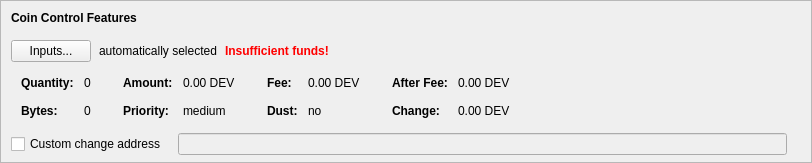
    <widget class="QFrame" name="frameCoinControl">
     <property name="sizePolicy">
      <sizepolicy hsizetype="Expanding" vsizetype="Expanding">
       <horstretch>0</horstretch>
       <verstretch>0</verstretch>
      </sizepolicy>
     </property>
     <property name="maximumSize">
      <size>
       <width>16777215</width>
       <height>16777215</height>
      </size>
     </property>
     <property name="frameShape">
      <enum>QFrame::StyledPanel</enum>
     </property>
     <property name="frameShadow">
      <enum>QFrame::Sunken</enum>
     </property>
     <layout class="QVBoxLayout" name="verticalLayoutCoinControl2">
      <property name="spacing">
       <number>0</number>
      </property>
      <property name="leftMargin">
       <number>0</number>
      </property>
      <property name="topMargin">
       <number>0</number>
      </property>
      <property name="rightMargin">
       <number>0</number>
      </property>
      <property name="bottomMargin">
       <number>6</number>
      </property>
      <item>
       <layout class="QVBoxLayout" name="verticalLayoutCoinControl" stretch="0,0,0,0,1">
        <property name="spacing">
         <number>0</number>
        </property>
        <property name="leftMargin">
         <number>10</number>
        </property>
        <property name="topMargin">
         <number>10</number>
        </property>
        <item>
         <layout class="QHBoxLayout" name="horizontalLayoutCoinControl1">
          <property name="bottomMargin">
           <number>15</number>
          </property>
          <item>
           <widget class="QLabel" name="labelCoinControlFeatures">
            <property name="sizePolicy">
             <sizepolicy hsizetype="Preferred" vsizetype="Maximum">
              <horstretch>0</horstretch>
              <verstretch>0</verstretch>
             </sizepolicy>
            </property>
            <property name="font">
             <font>
              <weight>75</weight>
              <bold>true</bold>
             </font>
            </property>
            <property name="styleSheet">
             <string notr="true">font-weight:bold;</string>
            </property>
            <property name="text">
             <string>Coin Control Features</string>
            </property>
           </widget>
          </item>
         </layout>
        </item>
        <item>
         <layout class="QHBoxLayout" name="horizontalLayoutCoinControl2" stretch="0,0,0,0">
          <property name="spacing">
           <number>8</number>
          </property>
          <property name="bottomMargin">
           <number>10</number>
          </property>
          <item>
           <widget class="QPushButton" name="pushButtonCoinControl">
            <property name="styleSheet">
             <string notr="true"/>
            </property>
            <property name="text">
             <string>Inputs...</string>
            </property>
            <property name="autoDefault">
             <bool>false</bool>
            </property>
           </widget>
          </item>
          <item>
           <widget class="QLabel" name="labelCoinControlAutomaticallySelected">
            <property name="text">
             <string>automatically selected</string>
            </property>
            <property name="margin">
             <number>5</number>
            </property>
           </widget>
          </item>
          <item>
           <widget class="QLabel" name="labelCoinControlInsuffFunds">
            <property name="font">
             <font>
              <weight>75</weight>
              <bold>true</bold>
             </font>
            </property>
            <property name="styleSheet">
             <string notr="true">color:red;font-weight:bold;</string>
            </property>
            <property name="text">
             <string>Insufficient funds!</string>
            </property>
            <property name="margin">
             <number>5</number>
            </property>
           </widget>
          </item>
          <item>
           <spacer name="horizontalSpacerCoinControl">
            <property name="orientation">
             <enum>Qt::Horizontal</enum>
            </property>
            <property name="sizeHint" stdset="0">
             <size>
              <width>40</width>
              <height>1</height>
             </size>
            </property>
           </spacer>
          </item>
         </layout>
        </item>
        <item>
         <widget class="QWidget" name="widgetCoinControl" native="true">
          <property name="sizePolicy">
           <sizepolicy hsizetype="Preferred" vsizetype="Preferred">
            <horstretch>0</horstretch>
            <verstretch>0</verstretch>
           </sizepolicy>
          </property>
          <property name="minimumSize">
           <size>
            <width>0</width>
            <height>0</height>
           </size>
          </property>
          <property name="styleSheet">
           <string notr="true"/>
          </property>
          <layout class="QHBoxLayout" name="horizontalLayoutCoinControl5">
           <property name="leftMargin">
            <number>0</number>
           </property>
           <property name="topMargin">
            <number>0</number>
           </property>
           <property name="rightMargin">
            <number>0</number>
           </property>
           <property name="bottomMargin">
            <number>0</number>
           </property>
           <item>
            <layout class="QHBoxLayout" name="horizontalLayoutCoinControl3" stretch="0,0,0,1">
             <property name="spacing">
              <number>20</number>
             </property>
             <property name="topMargin">
              <number>0</number>
             </property>
             <property name="bottomMargin">
              <number>10</number>
             </property>
             <item>
              <layout class="QFormLayout" name="formLayoutCoinControl1">
               <property name="horizontalSpacing">
                <number>10</number>
               </property>
               <property name="verticalSpacing">
                <number>14</number>
               </property>
               <property name="leftMargin">
                <number>10</number>
               </property>
               <property name="topMargin">
                <number>4</number>
               </property>
               <property name="rightMargin">
                <number>6</number>
               </property>
               <item row="0" column="0">
                <widget class="QLabel" name="labelCoinControlQuantityText">
                 <property name="font">
                  <font>
                   <weight>75</weight>
                   <bold>true</bold>
                  </font>
                 </property>
                 <property name="text">
                  <string>Quantity:</string>
                 </property>
                 <property name="margin">
                  <number>0</number>
                 </property>
                </widget>
               </item>
               <item row="0" column="1">
                <widget class="QLabel" name="labelCoinControlQuantity">
                 <property name="cursor">
                  <cursorShape>IBeamCursor</cursorShape>
                 </property>
                 <property name="contextMenuPolicy">
                  <enum>Qt::ActionsContextMenu</enum>
                 </property>
                 <property name="text">
                  <string notr="true">0</string>
                 </property>
                 <property name="margin">
                  <number>0</number>
                 </property>
                 <property name="textInteractionFlags">
                  <set>Qt::LinksAccessibleByMouse|Qt::TextSelectableByKeyboard|Qt::TextSelectableByMouse</set>
                 </property>
                </widget>
               </item>
               <item row="1" column="0">
                <widget class="QLabel" name="labelCoinControlBytesText">
                 <property name="font">
                  <font>
                   <weight>75</weight>
                   <bold>true</bold>
                  </font>
                 </property>
                 <property name="text">
                  <string>Bytes:</string>
                 </property>
                </widget>
               </item>
               <item row="1" column="1">
                <widget class="QLabel" name="labelCoinControlBytes">
                 <property name="cursor">
                  <cursorShape>IBeamCursor</cursorShape>
                 </property>
                 <property name="contextMenuPolicy">
                  <enum>Qt::ActionsContextMenu</enum>
                 </property>
                 <property name="text">
                  <string notr="true">0</string>
                 </property>
                 <property name="textInteractionFlags">
                  <set>Qt::LinksAccessibleByMouse|Qt::TextSelectableByKeyboard|Qt::TextSelectableByMouse</set>
                 </property>
                </widget>
               </item>
              </layout>
             </item>
             <item>
              <layout class="QFormLayout" name="formLayoutCoinControl2">
               <property name="horizontalSpacing">
                <number>10</number>
               </property>
               <property name="verticalSpacing">
                <number>14</number>
               </property>
               <property name="leftMargin">
                <number>6</number>
               </property>
               <property name="topMargin">
                <number>4</number>
               </property>
               <property name="rightMargin">
                <number>6</number>
               </property>
               <item row="0" column="0">
                <widget class="QLabel" name="labelCoinControlAmountText">
                 <property name="font">
                  <font>
                   <weight>75</weight>
                   <bold>true</bold>
                  </font>
                 </property>
                 <property name="text">
                  <string>Amount:</string>
                 </property>
                 <property name="margin">
                  <number>0</number>
                 </property>
                </widget>
               </item>
               <item row="0" column="1">
                <widget class="QLabel" name="labelCoinControlAmount">
                 <property name="cursor">
                  <cursorShape>IBeamCursor</cursorShape>
                 </property>
                 <property name="contextMenuPolicy">
                  <enum>Qt::ActionsContextMenu</enum>
                 </property>
                 <property name="text">
                  <string notr="true">0.00 DEV</string>
                 </property>
                 <property name="textInteractionFlags">
                  <set>Qt::LinksAccessibleByMouse|Qt::TextSelectableByKeyboard|Qt::TextSelectableByMouse</set>
                 </property>
                </widget>
               </item>
               <item row="1" column="0">
                <widget class="QLabel" name="labelCoinControlPriorityText">
                 <property name="font">
                  <font>
                   <weight>75</weight>
                   <bold>true</bold>
                  </font>
                 </property>
                 <property name="text">
                  <string>Priority:</string>
                 </property>
                </widget>
               </item>
               <item row="1" column="1">
                <widget class="QLabel" name="labelCoinControlPriority">
                 <property name="cursor">
                  <cursorShape>IBeamCursor</cursorShape>
                 </property>
                 <property name="contextMenuPolicy">
                  <enum>Qt::ActionsContextMenu</enum>
                 </property>
                 <property name="text">
                  <string notr="true">medium</string>
                 </property>
                 <property name="textInteractionFlags">
                  <set>Qt::LinksAccessibleByMouse|Qt::TextSelectableByKeyboard|Qt::TextSelectableByMouse</set>
                 </property>
                </widget>
               </item>
              </layout>
             </item>
             <item>
              <layout class="QFormLayout" name="formLayoutCoinControl3">
               <property name="horizontalSpacing">
                <number>10</number>
               </property>
               <property name="verticalSpacing">
                <number>14</number>
               </property>
               <property name="leftMargin">
                <number>6</number>
               </property>
               <property name="topMargin">
                <number>4</number>
               </property>
               <property name="rightMargin">
                <number>6</number>
               </property>
               <item row="0" column="0">
                <widget class="QLabel" name="labelCoinControlFeeText">
                 <property name="font">
                  <font>
                   <weight>75</weight>
                   <bold>true</bold>
                  </font>
                 </property>
                 <property name="text">
                  <string>Fee:</string>
                 </property>
                 <property name="margin">
                  <number>0</number>
                 </property>
                </widget>
               </item>
               <item row="0" column="1">
                <widget class="QLabel" name="labelCoinControlFee">
                 <property name="cursor">
                  <cursorShape>IBeamCursor</cursorShape>
                 </property>
                 <property name="contextMenuPolicy">
                  <enum>Qt::ActionsContextMenu</enum>
                 </property>
                 <property name="text">
                  <string notr="true">0.00 DEV</string>
                 </property>
                 <property name="textInteractionFlags">
                  <set>Qt::LinksAccessibleByMouse|Qt::TextSelectableByKeyboard|Qt::TextSelectableByMouse</set>
                 </property>
                </widget>
               </item>
               <item row="1" column="0">
                <widget class="QLabel" name="labelCoinControlLowOutputText">
                 <property name="font">
                  <font>
                   <weight>75</weight>
                   <bold>true</bold>
                  </font>
                 </property>
                 <property name="text">
                  <string>Dust:</string>
                 </property>
                </widget>
               </item>
               <item row="1" column="1">
                <widget class="QLabel" name="labelCoinControlLowOutput">
                 <property name="cursor">
                  <cursorShape>IBeamCursor</cursorShape>
                 </property>
                 <property name="contextMenuPolicy">
                  <enum>Qt::ActionsContextMenu</enum>
                 </property>
                 <property name="text">
                  <string notr="true">no</string>
                 </property>
                 <property name="textInteractionFlags">
                  <set>Qt::LinksAccessibleByMouse|Qt::TextSelectableByKeyboard|Qt::TextSelectableByMouse</set>
                 </property>
                </widget>
               </item>
              </layout>
             </item>
             <item>
              <layout class="QFormLayout" name="formLayoutCoinControl4">
               <property name="horizontalSpacing">
                <number>10</number>
               </property>
               <property name="verticalSpacing">
                <number>14</number>
               </property>
               <property name="leftMargin">
                <number>6</number>
               </property>
               <property name="topMargin">
                <number>4</number>
               </property>
               <property name="rightMargin">
                <number>6</number>
               </property>
               <item row="0" column="0">
                <widget class="QLabel" name="labelCoinControlAfterFeeText">
                 <property name="font">
                  <font>
                   <weight>75</weight>
                   <bold>true</bold>
                  </font>
                 </property>
                 <property name="text">
                  <string>After Fee:</string>
                 </property>
                 <property name="margin">
                  <number>0</number>
                 </property>
                </widget>
               </item>
               <item row="0" column="1">
                <widget class="QLabel" name="labelCoinControlAfterFee">
                 <property name="cursor">
                  <cursorShape>IBeamCursor</cursorShape>
                 </property>
                 <property name="contextMenuPolicy">
                  <enum>Qt::ActionsContextMenu</enum>
                 </property>
                 <property name="text">
                  <string notr="true">0.00 DEV</string>
                 </property>
                 <property name="textInteractionFlags">
                  <set>Qt::LinksAccessibleByMouse|Qt::TextSelectableByKeyboard|Qt::TextSelectableByMouse</set>
                 </property>
                </widget>
               </item>
               <item row="1" column="0">
                <widget class="QLabel" name="labelCoinControlChangeText">
                 <property name="font">
                  <font>
                   <weight>75</weight>
                   <bold>true</bold>
                  </font>
                 </property>
                 <property name="text">
                  <string>Change:</string>
                 </property>
                </widget>
               </item>
               <item row="1" column="1">
                <widget class="QLabel" name="labelCoinControlChange">
                 <property name="cursor">
                  <cursorShape>IBeamCursor</cursorShape>
                 </property>
                 <property name="contextMenuPolicy">
                  <enum>Qt::ActionsContextMenu</enum>
                 </property>
                 <property name="text">
                  <string notr="true">0.00 DEV</string>
                 </property>
                 <property name="textInteractionFlags">
                  <set>Qt::LinksAccessibleByMouse|Qt::TextSelectableByKeyboard|Qt::TextSelectableByMouse</set>
                 </property>
                </widget>
               </item>
              </layout>
             </item>
            </layout>
           </item>
          </layout>
         </widget>
        </item>
        <item>
         <layout class="QHBoxLayout" name="horizontalLayoutCoinControl4" stretch="0,0,0">
          <property name="spacing">
           <number>12</number>
          </property>
          <property name="sizeConstraint">
           <enum>QLayout::SetDefaultConstraint</enum>
          </property>
          <property name="topMargin">
           <number>5</number>
          </property>
          <property name="rightMargin">
           <number>5</number>
          </property>
          <item>
           <widget class="QCheckBox" name="checkBoxCoinControlChange">
            <property name="toolTip">
             <string>If this is activated, but the change address is empty or invalid, change will be sent to a newly generated address.</string>
            </property>
            <property name="text">
             <string>Custom change address</string>
            </property>
           </widget>
          </item>
          <item>
           <widget class="QValidatedLineEdit" name="lineEditCoinControlChange">
            <property name="enabled">
             <bool>false</bool>
            </property>
            <property name="sizePolicy">
             <sizepolicy hsizetype="Expanding" vsizetype="Fixed">
              <horstretch>0</horstretch>
              <verstretch>0</verstretch>
             </sizepolicy>
            </property>
           </widget>
          </item>
          <item>
           <widget class="QLabel" name="labelCoinControlChangeLabel">
            <property name="sizePolicy">
             <sizepolicy hsizetype="Preferred" vsizetype="Expanding">
              <horstretch>0</horstretch>
              <verstretch>0</verstretch>
             </sizepolicy>
            </property>
            <property name="minimumSize">
             <size>
              <width>0</width>
              <height>0</height>
             </size>
            </property>
            <property name="text">
             <string/>
            </property>
            <property name="margin">
             <number>3</number>
            </property>
           </widget>
          </item>
         </layout>
        </item>
        <item>
         <spacer name="verticalSpacerCoinControl">
          <property name="orientation">
           <enum>Qt::Vertical</enum>
          </property>
          <property name="sizeHint" stdset="0">
           <size>
            <width>800</width>
            <height>1</height>
           </size>
          </property>
         </spacer>
        </item>
       </layout>
      </item>
     </layout>
    </widget>
